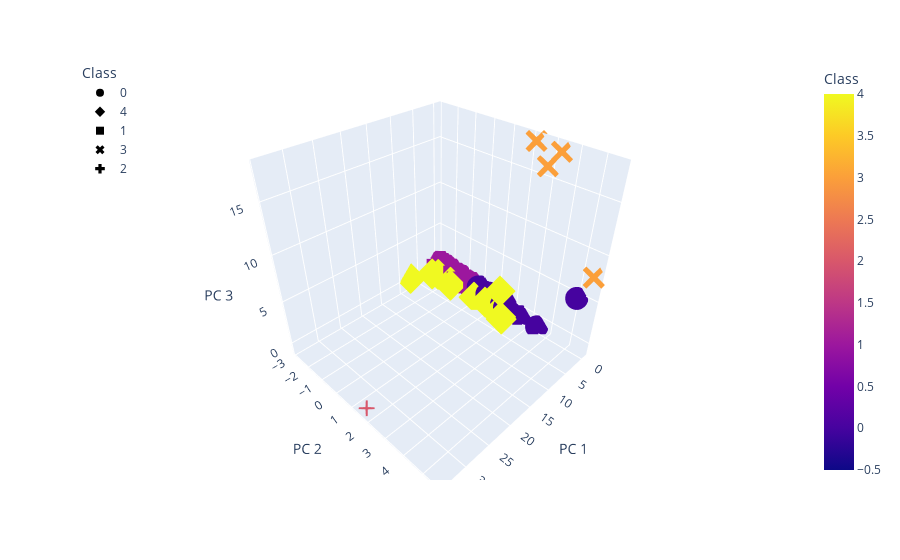

Notebook code for this chart:
### Code cell
# Create a 3D-Scatter with the PCA data and the clusters
fig = px.scatter_3d(
    df_merged,
    x="PC 1",
    y="PC 2",
    z="PC 3",
    hover_name='CoinName',
    hover_data= ['Algorithm'],
    color="Class",
    symbol="Class",
    width=800
)
fig.update_layout(legend=dict(x=0, y=1))
fig.show()

### Figure 1 — Plotly figure (JSON) as saved in the notebook; plotly's stock layout.template omitted (floating-point values rounded to 4 significant figures; data arrays with more than 128 entries replaced by an {"elided": "..."} marker saying what was removed)
{"data": [{"customdata": {"elided": "278x1 str values"}, "hovertemplate": "<b>%{hovertext}</b><br><br>Class=%{marker.color}<br>PC 1=%{x}<br>PC 2=%{y}<br>PC 3=%{z}<br>Algorithm=%{customdata[0]}<extra></extra>", "hovertext": {"elided": "278 str values"}, "legendgroup": "0", "marker": {"color": {"elided": "278 int values"}, "coloraxis": "coloraxis", "symbol": "circle"}, "mode": "markers", "name": "0", "scene": "scene", "showlegend": true, "type": "scatter3d", "x": {"elided": "278 float values"}, "y": {"elided": "278 float values"}, "z": {"elided": "278 float values"}}, {"customdata": [["X13"], ["Scrypt"], ["CryptoNight"], ["DPoS"], ["Scrypt"], ["VeChainThor Authority"], ["DPoS"], ["CryptoNight"], ["Semux BFT consensus"], ["Scrypt"], ["CryptoNight Heavy"], ["DPoS"], ["DPoS"], ["DPoS"], ["DPoS"], ["SHA-256"]], "hovertemplate": "<b>%{hovertext}</b><br><br>Class=%{marker.color}<br>PC 1=%{x}<br>PC 2=%{y}<br>PC 3=%{z}<br>Algorithm=%{customdata[0]}<extra></extra>", "hovertext": ["EliteCoin", "MoonCoin", "ByteCoin", "ARK", "gCn Coin", "Vechain", "Lamden Tau", "TurtleCoin", "Semux", "Lynx", "Qwertycoin", "ALAX", "Lisk", "EOS", "Oxycoin", "ZEPHYR"], "legendgroup": "4", "marker": {"color": [4, 4, 4, 4, 4, 4, 4, 4, 4, 4, 4, 4, 4, 4, 4, 4], "coloraxis": "coloraxis", "symbol": "diamond"}, "mode": "markers", "name": "4", "scene": "scene", "showlegend": true, "type": "scatter3d", "x": [2.29, 2.55, 3.854, 3.769, 3.236, 4.333, 3.774, 8.028, 3.952, 2.214, 3.147, 3.786, 3.77, 3.779, 3.781, 2.489], "y": [1.569, -1.353, -2.332, 2.083, -1.201, 2.028, 2.083, -2.817, 2.158, 0.1382, -2.077, 2.083, 2.083, 2.083, 2.083, 0.8849], "z": [-0.6541, -0.009953, 0.354, -0.002901, -0.04857, 3.392, -0.002977, 0.3468, -0.1314, -0.368, 0.3887, -0.00322, -0.002907, -0.003169, -0.0032, -0.008527]}, {"customdata": {"elided": "233x1 str values"}, "hovertemplate": "<b>%{hovertext}</b><br><br>Class=%{marker.color}<br>PC 1=%{x}<br>PC 2=%{y}<br>PC 3=%{z}<br>Algorithm=%{customdata[0]}<extra></extra>", "hovertext": {"elided": "233 str values"}, "legendgroup": "1", "marker": {"color": {"elided": "233 int values"}, "coloraxis": "coloraxis", "symbol": "square"}, "mode": "markers", "name": "1", "scene": "scene", "showlegend": true, "type": "scatter3d", "x": {"elided": "233 float values"}, "y": {"elided": "233 float values"}, "z": {"elided": "233 float values"}}, {"customdata": [["Proof-of-BibleHash"], ["SHA-256 + Hive"], ["Proof-of-Authority"], ["Leased POS"]], "hovertemplate": "<b>%{hovertext}</b><br><br>Class=%{marker.color}<br>PC 1=%{x}<br>PC 2=%{y}<br>PC 3=%{z}<br>Algorithm=%{customdata[0]}<extra></extra>", "hovertext": ["BiblePay", "LitecoinCash", "Poa Network", "Waves"], "legendgroup": "3", "marker": {"color": [3, 3, 3, 3], "coloraxis": "coloraxis", "symbol": "x"}, "mode": "markers", "name": "3", "scene": "scene", "showlegend": true, "type": "scatter3d", "x": [-0.2317, -0.2519, -0.3718, -0.5008], "y": [2.903, 5.577, 3.385, 2.236], "z": [16.2, 7.811, 17.76, 17.94]}, {"customdata": [["TRC10"]], "hovertemplate": "<b>%{hovertext}</b><br><br>Class=%{marker.color}<br>PC 1=%{x}<br>PC 2=%{y}<br>PC 3=%{z}<br>Algorithm=%{customdata[0]}<extra></extra>", "hovertext": ["BitTorrent"], "legendgroup": "2", "marker": {"color": [2], "coloraxis": "coloraxis", "symbol": "cross"}, "mode": "markers", "name": "2", "scene": "scene", "showlegend": true, "type": "scatter3d", "x": [34.03], "y": [1.651], "z": [-0.739]}], "layout": {"autosize": true, "coloraxis": {"colorbar": {"title": {"text": "Class"}}, "colorscale": [[0, "#0d0887"], [0.1111, "#46039f"], [0.2222, "#7201a8"], [0.3333, "#9c179e"], [0.4444, "#bd3786"], [0.5556, "#d8576b"], [0.6667, "#ed7953"], [0.7778, "#fb9f3a"], [0.8889, "#fdca26"], [1, "#f0f921"]]}, "legend": {"title": {"text": "Class"}, "tracegroupgap": 0, "x": 0, "y": 1}, "margin": {"t": 60}, "scene": {"aspectmode": "auto", "aspectratio": {"x": 1, "y": 1, "z": 1}, "domain": {"x": [0, 1], "y": [0, 1]}, "xaxis": {"title": {"text": "PC 1"}, "type": "linear"}, "yaxis": {"title": {"text": "PC 2"}, "type": "linear"}, "zaxis": {"title": {"text": "PC 3"}, "type": "linear"}}}}
